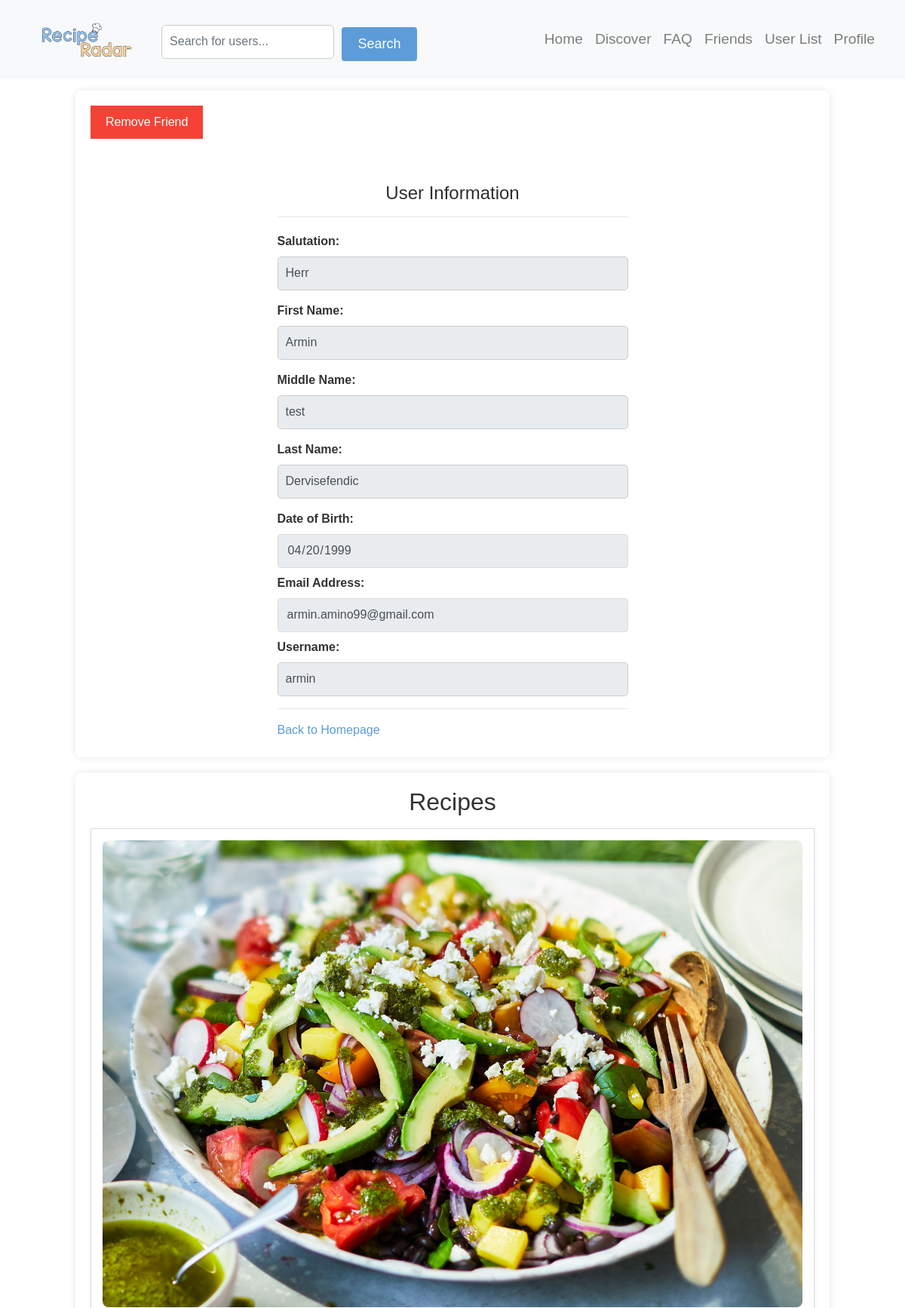
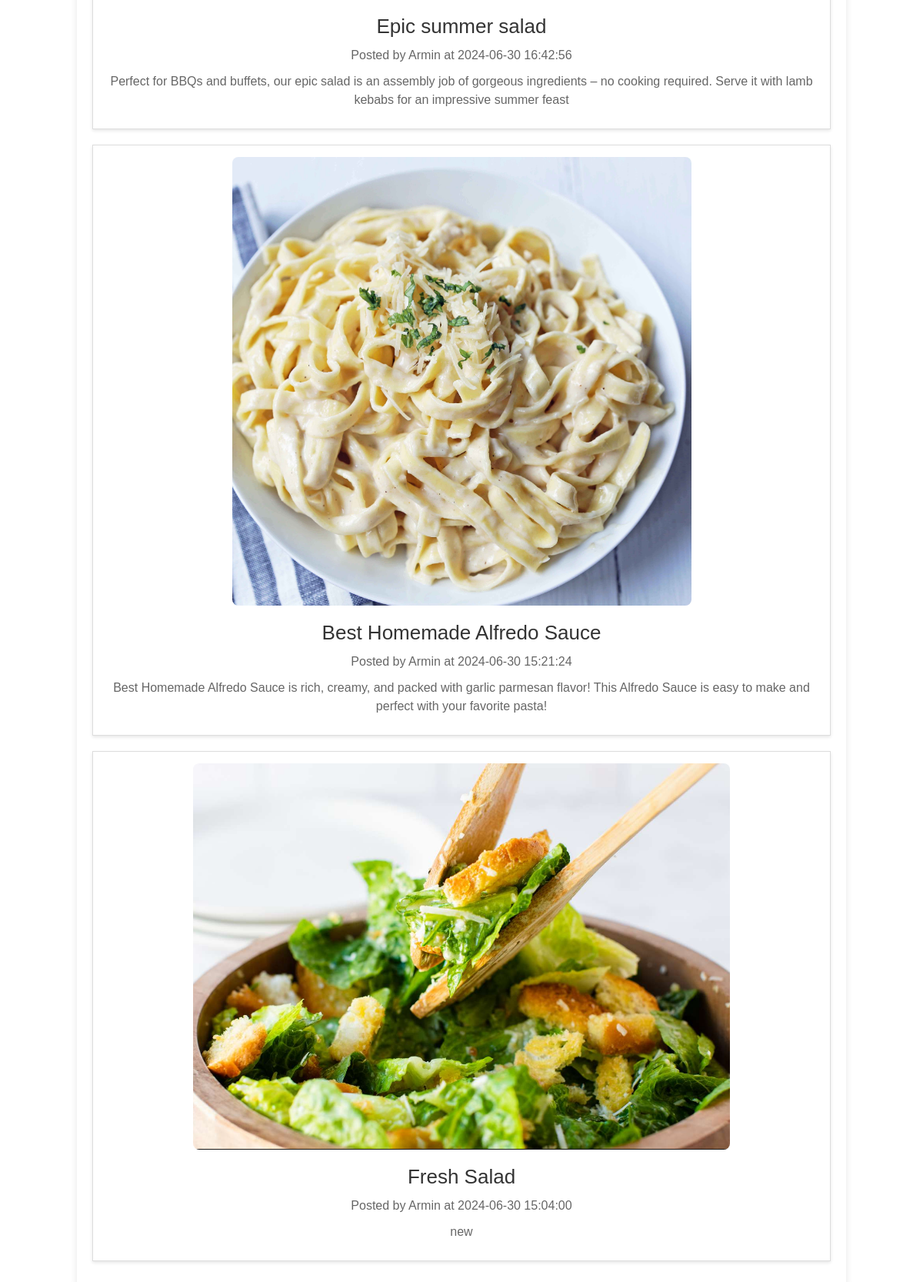
/profile.php?userID=82 (signed in, upper part), run on the app's committed database (2 pictures, top to bottom).
### tables this page shows
CREATE TABLE `users` (
  `userID` int(20) NOT NULL,
  `type` text NOT NULL DEFAULT 'normal',
  `salutation` varchar(50) DEFAULT NULL,
  `firstName` varchar(50) NOT NULL,
  `middleName` varchar(50) DEFAULT NULL,
  `lastName` varchar(50) NOT NULL,
  `userName` varchar(30) NOT NULL,
  `email` varchar(100) NOT NULL,
  `password` varchar(255) NOT NULL,
  `birthDate` date NOT NULL,
  `profilePicture` varchar(255) DEFAULT NULL
);

CREATE TABLE `posts` (
  `postID` int(20) NOT NULL,
  `authorID` int(20) NOT NULL,
  `category` varchar(60) NOT NULL,
  `title` varchar(255) NOT NULL,
  `content` text DEFAULT NULL,
  `instructions` text DEFAULT NULL,
  `season` varchar(50) NOT NULL DEFAULT 'All Seasons',
  `ingredients` text DEFAULT NULL,
  `picPath` varchar(50) DEFAULT NULL,
  `postDate` timestamp NULL DEFAULT current_timestamp()
);

### services/user_service.php (called while the page is built, shortened)
<?php
require 'config/db_connect.php';
if(isset($_GET['userID'])) {
    $userID = $_GET['userID'];
    $sql = "SELECT * FROM users WHERE userID = $userID";
}
$result = mysqli_query($conn, $sql);
$user = mysqli_fetch_assoc($result);
?>

### services/discover_posts/user_profile_recipes.php (the view, shortened to what this page needs)
<?php
require 'config/db_connect.php';
if (isset($_GET['userID']) && is_numeric($_GET['userID'])) {
    $userID = intval($_GET['userID']);
    $sql = "SELECT posts.*, users.firstname
            FROM posts
            INNER JOIN users ON posts.authorID = users.userID
            WHERE posts.authorID = ?
            ORDER BY posts.postDate DESC
            LIMIT 3";
    $stmt = $conn->prepare($sql);
    $stmt->bind_param("i", $userID);
    $stmt->execute();
    $result = $stmt->get_result();
    if ($result->num_rows > 0) {
        while($row = $result->fetch_assoc()) {
            $picPath = $row["picPath"];
            $picPath = str_replace('../', '', $picPath);
            echo '<a href="recipe_detail.php?postID=' . $row["postID"] . '" class="recipe-link">';
            echo '<div class="post-container">';
            if (!empty($picPath)) {
                echo '<img src="' . $picPath . '" class="recipe-image" alt="Post Picture">';
            }
            echo '<h2>' . $row["title"] . '</h2>';
            echo '<p>Posted by ' . $row["firstname"] . ' at ' . $row["postDate"] . '</p>';
            echo '<p class="content">' . $row["content"] . '</p>';
            echo '</a>';
            echo '</div>';
        }
    } else {
        echo '<p>No posts available from this user.</p>';
    }
} else {
    echo '<p>Invalid user ID.</p>';
}
?>

### components/user_form.php
<?php
include('services/user_service.php');
?>
<div class="row justify-content-center">
    <div class="col-11 col-sm-10 col-md-8 col-lg-7 col-xl-6 col-xxl-5">
        <h4 class="untertitle mb-1 mt-5">User Information</h4>
        <hr>
        <form>
            <div class="mb-2 mt-3">
                <label for="salutation" class="left-align-label">Salutation:</label>
                <input type="text" class="form-control auth-input" name="salutation" value="<?php echo htmlspecialchars($user['salutation']); ?>" readonly>
            </div>
            <div class="mb-2">
                <label for="firstName" class="left-align-label">First Name:</label>
                <input type="text" class="form-control auth-input" name="firstName" value="<?php echo htmlspecialchars($user['firstName']); ?>" readonly>
            </div>
            <div class="mb-2">
                <label for="middleName" class="left-align-label">Middle Name:</label>
                <input type="text" class="form-control auth-input" name="middleName" value="<?php echo htmlspecialchars($user['middleName']); ?>" readonly>
            </div>
            <div class="mb-2">
                <label for="lastName" class="left-align-label">Last Name:</label>
                <input type="text" class="form-control auth-input" name="lastName" value="<?php echo htmlspecialchars($user['lastName']); ?>" readonly>
            </div>
            <div class="mb-2">
                <label for="birthDate" class="left-align-label">Date of Birth:</label>
                <input type="date" class="form-control auth-input" name="birthDate" value="<?php echo htmlspecialchars($user['birthDate']); ?>" readonly>
            </div>
            <div class="mb-2">
                <label for="email" class="left-align-label">Email Address:</label>
                <input type="email" class="form-control auth-input" name="email" value="<?php echo htmlspecialchars($user['email']); ?>" readonly>
            </div>
            <div class="mb-2">
                <label for="userName" class="left-align-label">Username:</label>
                <input type="text" class="form-control auth-input" name="userName" value="<?php echo htmlspecialchars($user['userName']); ?>" readonly>
            </div>
            <hr class="seperator">
            <p class="text mb-1 mt-3"><a href="index.php" class="text-link">Back to Homepage</a></p>
        </form>
    </div>
</div>

### resources/css/style.css (style rules this page uses)
body { margin: 0; padding: 0; }
form { margin-top: 20px; }
label { font-weight: bold; }
input[type="text"], textarea { width: 100%; padding: 10px; margin-bottom: 15px; border: 1px solid #ccc; border-radius: 5px; box-sizing: border-box; }
body { margin: 0; font-family: 'Segoe UI', Tahoma, Geneva, Verdana, sans-serif; background-color: white; height: 100vh; }
.untertitle { text-align: center; color: rgb(46, 46, 46); }
.auth-input { background: white; height: 45px; border: 1px solid rgb(220, 220, 220); box-shadow: none !important; }
.text-link { color: #5d9cd8; }
.left-align-label { text-align: left !important; display: block; }

### resources/css/feed_style.css (style rules this page uses)
.post-container { border: 1px solid #ddd; padding: 15px; margin-bottom: 20px; background-color: #fff; box-shadow: 0 2px 4px rgba(0, 0, 0, 0.1); }
.post-container h2 { font-size: 26px; color: #333; margin-bottom: 10px; margin-top: 20px; }
.post-container p { font-size: 16px; color: #666; margin-bottom: 10px; }

### resources/css/recipe_detail.css (style rules this page uses)
body { background-image: url('../../pictures/bg-2.jpeg'); background-size: cover; font-family: Arial, sans-serif; color: #333; margin: 0; padding: 0; }
.recipe-image { max-width: 100%; height: auto; border-radius: 8px; margin-bottom: 10px; display: block; margin-left: auto; margin-right: auto; }

### data on the page
users: salutation "Herr", firstName "Armin", middleName "test", lastName "Dervisefendic", birthDate "04/20/1999", email "armin.amino99@gmail.com", userName "armin"
posts: picPath (picture), title "Epic summer salad", authorID.firstName "Armin", postDate "2024-06-30 16:42:56", content "Perfect for BBQs and buffets, our epic salad is an assembly job of gorgeous ingredients – no cooking required. Serve it with lamb kebabs for an impressive summer feast"
posts: picPath (picture), title "Best Homemade Alfredo Sauce", authorID.firstName "Armin", postDate "2024-06-30 15:21:24", content "Best Homemade Alfredo Sauce is rich, creamy, and packed with garlic parmesan flavor! This Alfredo Sauce is easy to make and perfect with your favorite pasta!"
posts: picPath (picture), title "Fresh Salad", authorID.firstName "Armin", postDate "2024-06-30 15:04:00", content "new"
